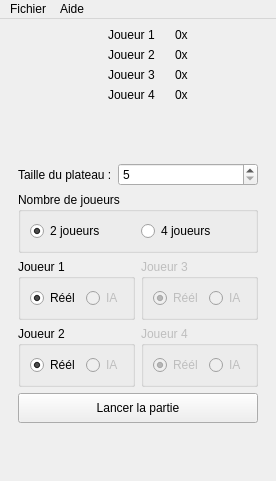
<?xml version="1.0" encoding="UTF-8"?>
<ui version="4.0">
 <class>Quoridor</class>
 <widget class="QMainWindow" name="Quoridor">
  <property name="geometry">
   <rect>
    <x>0</x>
    <y>0</y>
    <width>274</width>
    <height>481</height>
   </rect>
  </property>
  <property name="windowTitle">
   <string>Quoridor by J. Keenens</string>
  </property>
  <widget class="QWidget" name="baseWidget">
   <layout class="QVBoxLayout" name="verticalLayout_2">
    <item>
     <widget class="QWidget" name="gameWidget" native="true">
      <property name="enabled">
       <bool>true</bool>
      </property>
      <layout class="QHBoxLayout" name="gameLayout">
       <property name="leftMargin">
        <number>0</number>
       </property>
       <property name="topMargin">
        <number>0</number>
       </property>
       <property name="rightMargin">
        <number>0</number>
       </property>
       <property name="bottomMargin">
        <number>0</number>
       </property>
       <item>
        <widget class="QWidget" name="gameGraphics" native="true">
         <layout class="QVBoxLayout" name="gameGraphicsLayout">
          <property name="leftMargin">
           <number>0</number>
          </property>
          <property name="topMargin">
           <number>0</number>
          </property>
          <property name="rightMargin">
           <number>0</number>
          </property>
          <property name="bottomMargin">
           <number>0</number>
          </property>
         </layout>
        </widget>
       </item>
       <item>
        <layout class="QVBoxLayout" name="verticalLayout_5">
         <item>
          <widget class="QWidget" name="gridWidgetPlayers1_2" native="true">
           <layout class="QGridLayout" name="gridLayout_2">
            <property name="leftMargin">
             <number>0</number>
            </property>
            <property name="topMargin">
             <number>0</number>
            </property>
            <property name="rightMargin">
             <number>0</number>
            </property>
            <property name="bottomMargin">
             <number>0</number>
            </property>
            <item row="1" column="1">
             <layout class="QHBoxLayout" name="horizontalLayout">
              <item>
               <widget class="QLabel" name="player1Pawn">
                <property name="minimumSize">
                 <size>
                  <width>25</width>
                  <height>0</height>
                 </size>
                </property>
                <property name="maximumSize">
                 <size>
                  <width>25</width>
                  <height>16777215</height>
                 </size>
                </property>
                <property name="text">
                 <string/>
                </property>
                <property name="pixmap">
                 <pixmap>../build-Quoridor-Desktop_Qt_5_5_1_MinGW_32bit-Debug/res/pawn-blue-24.png</pixmap>
                </property>
               </widget>
              </item>
              <item>
               <widget class="QLabel" name="player1Name">
                <property name="minimumSize">
                 <size>
                  <width>60</width>
                  <height>0</height>
                 </size>
                </property>
                <property name="text">
                 <string>Joueur 1</string>
                </property>
               </widget>
              </item>
             </layout>
            </item>
            <item row="1" column="2">
             <layout class="QHBoxLayout" name="horizontalLayout_3">
              <item>
               <widget class="QLabel" name="player1NbWalls">
                <property name="text">
                 <string>0x</string>
                </property>
               </widget>
              </item>
              <item>
               <widget class="QLabel" name="player1WallIcon">
                <property name="text">
                 <string/>
                </property>
                <property name="pixmap">
                 <pixmap>../build-Quoridor-Desktop_Qt_5_5_1_MinGW_32bit-Debug/res/wall.png</pixmap>
                </property>
               </widget>
              </item>
             </layout>
            </item>
            <item row="1" column="0">
             <widget class="QLabel" name="player1ActualIcon">
              <property name="minimumSize">
               <size>
                <width>24</width>
                <height>0</height>
               </size>
              </property>
              <property name="maximumSize">
               <size>
                <width>24</width>
                <height>16777215</height>
               </size>
              </property>
              <property name="text">
               <string/>
              </property>
              <property name="pixmap">
               <pixmap>../build-Quoridor-Desktop_Qt_5_5_1_MinGW_32bit-Debug/res/caret.png</pixmap>
              </property>
             </widget>
            </item>
            <item row="2" column="0">
             <widget class="QLabel" name="player2ActualIcon">
              <property name="minimumSize">
               <size>
                <width>24</width>
                <height>0</height>
               </size>
              </property>
              <property name="maximumSize">
               <size>
                <width>24</width>
                <height>16777215</height>
               </size>
              </property>
              <property name="text">
               <string/>
              </property>
              <property name="pixmap">
               <pixmap>../build-Quoridor-Desktop_Qt_5_5_1_MinGW_32bit-Debug/res/caret.png</pixmap>
              </property>
             </widget>
            </item>
            <item row="2" column="1">
             <layout class="QHBoxLayout" name="horizontalLayout_4">
              <item>
               <widget class="QLabel" name="player2Pawn">
                <property name="minimumSize">
                 <size>
                  <width>25</width>
                  <height>0</height>
                 </size>
                </property>
                <property name="maximumSize">
                 <size>
                  <width>25</width>
                  <height>16777215</height>
                 </size>
                </property>
                <property name="text">
                 <string/>
                </property>
                <property name="pixmap">
                 <pixmap>../build-Quoridor-Desktop_Qt_5_5_1_MinGW_32bit-Debug/res/pawn-red-24.png</pixmap>
                </property>
               </widget>
              </item>
              <item>
               <widget class="QLabel" name="player2Name">
                <property name="minimumSize">
                 <size>
                  <width>60</width>
                  <height>0</height>
                 </size>
                </property>
                <property name="text">
                 <string>Joueur 2</string>
                </property>
               </widget>
              </item>
             </layout>
            </item>
            <item row="2" column="2">
             <layout class="QHBoxLayout" name="horizontalLayout_6">
              <item>
               <widget class="QLabel" name="player2NbWalls">
                <property name="text">
                 <string>0x</string>
                </property>
               </widget>
              </item>
              <item>
               <widget class="QLabel" name="player2WallIcon">
                <property name="text">
                 <string/>
                </property>
                <property name="pixmap">
                 <pixmap>../build-Quoridor-Desktop_Qt_5_5_1_MinGW_32bit-Debug/res/wall.png</pixmap>
                </property>
               </widget>
              </item>
             </layout>
            </item>
           </layout>
          </widget>
         </item>
         <item>
          <widget class="QWidget" name="gridWidgetPlayers3_4" native="true">
           <property name="minimumSize">
            <size>
             <width>220</width>
             <height>0</height>
            </size>
           </property>
           <property name="maximumSize">
            <size>
             <width>220</width>
             <height>16777215</height>
            </size>
           </property>
           <layout class="QGridLayout" name="gridLayout" columnminimumwidth="0,0,0">
            <property name="leftMargin">
             <number>0</number>
            </property>
            <property name="topMargin">
             <number>0</number>
            </property>
            <property name="rightMargin">
             <number>0</number>
            </property>
            <property name="bottomMargin">
             <number>0</number>
            </property>
            <item row="5" column="0">
             <widget class="QLabel" name="player4ActualIcon">
              <property name="minimumSize">
               <size>
                <width>24</width>
                <height>0</height>
               </size>
              </property>
              <property name="maximumSize">
               <size>
                <width>24</width>
                <height>16777215</height>
               </size>
              </property>
              <property name="text">
               <string/>
              </property>
              <property name="pixmap">
               <pixmap>../build-Quoridor-Desktop_Qt_5_5_1_MinGW_32bit-Debug/res/caret.png</pixmap>
              </property>
             </widget>
            </item>
            <item row="4" column="0">
             <widget class="QLabel" name="player3ActualIcon">
              <property name="minimumSize">
               <size>
                <width>24</width>
                <height>0</height>
               </size>
              </property>
              <property name="maximumSize">
               <size>
                <width>24</width>
                <height>16777215</height>
               </size>
              </property>
              <property name="text">
               <string/>
              </property>
              <property name="pixmap">
               <pixmap>../build-Quoridor-Desktop_Qt_5_5_1_MinGW_32bit-Debug/res/caret.png</pixmap>
              </property>
             </widget>
            </item>
            <item row="4" column="1">
             <layout class="QHBoxLayout" name="horizontalLayout_7">
              <item>
               <widget class="QLabel" name="player3Pawn">
                <property name="minimumSize">
                 <size>
                  <width>25</width>
                  <height>0</height>
                 </size>
                </property>
                <property name="maximumSize">
                 <size>
                  <width>25</width>
                  <height>16777215</height>
                 </size>
                </property>
                <property name="text">
                 <string/>
                </property>
                <property name="pixmap">
                 <pixmap>../build-Quoridor-Desktop_Qt_5_5_1_MinGW_32bit-Debug/res/pawn-green-24.png</pixmap>
                </property>
               </widget>
              </item>
              <item>
               <widget class="QLabel" name="player3Name">
                <property name="minimumSize">
                 <size>
                  <width>60</width>
                  <height>0</height>
                 </size>
                </property>
                <property name="text">
                 <string>Joueur 3</string>
                </property>
               </widget>
              </item>
             </layout>
            </item>
            <item row="4" column="2">
             <layout class="QHBoxLayout" name="horizontalLayout_11">
              <item>
               <widget class="QLabel" name="player3NbWalls">
                <property name="text">
                 <string>0x</string>
                </property>
               </widget>
              </item>
              <item>
               <widget class="QLabel" name="player3WallIcon">
                <property name="text">
                 <string/>
                </property>
                <property name="pixmap">
                 <pixmap>../build-Quoridor-Desktop_Qt_5_5_1_MinGW_32bit-Debug/res/wall.png</pixmap>
                </property>
               </widget>
              </item>
             </layout>
            </item>
            <item row="5" column="1">
             <layout class="QHBoxLayout" name="horizontalLayout_12">
              <item>
               <widget class="QLabel" name="player4Pawn">
                <property name="minimumSize">
                 <size>
                  <width>25</width>
                  <height>0</height>
                 </size>
                </property>
                <property name="maximumSize">
                 <size>
                  <width>25</width>
                  <height>16777215</height>
                 </size>
                </property>
                <property name="text">
                 <string/>
                </property>
                <property name="pixmap">
                 <pixmap>../build-Quoridor-Desktop_Qt_5_5_1_MinGW_32bit-Debug/res/pawn-yellow-24.png</pixmap>
                </property>
               </widget>
              </item>
              <item>
               <widget class="QLabel" name="player4Name">
                <property name="minimumSize">
                 <size>
                  <width>60</width>
                  <height>0</height>
                 </size>
                </property>
                <property name="text">
                 <string>Joueur 4</string>
                </property>
               </widget>
              </item>
             </layout>
            </item>
            <item row="5" column="2">
             <layout class="QHBoxLayout" name="horizontalLayout_13">
              <item>
               <widget class="QLabel" name="player4NbWalls">
                <property name="text">
                 <string>0x</string>
                </property>
               </widget>
              </item>
              <item>
               <widget class="QLabel" name="player4WallIcon">
                <property name="text">
                 <string/>
                </property>
                <property name="pixmap">
                 <pixmap>../build-Quoridor-Desktop_Qt_5_5_1_MinGW_32bit-Debug/res/wall.png</pixmap>
                </property>
               </widget>
              </item>
             </layout>
            </item>
           </layout>
          </widget>
         </item>
         <item>
          <spacer name="verticalSpacer_2">
           <property name="orientation">
            <enum>Qt::Vertical</enum>
           </property>
           <property name="sizeHint" stdset="0">
            <size>
             <width>20</width>
             <height>40</height>
            </size>
           </property>
          </spacer>
         </item>
        </layout>
       </item>
      </layout>
     </widget>
    </item>
    <item>
     <widget class="QWidget" name="mainMenuWidget" native="true">
      <layout class="QVBoxLayout" name="verticalLayout">
       <item>
        <layout class="QVBoxLayout" name="mainMenuLayout">
         <item>
          <layout class="QFormLayout" name="boardSizeLayout">
           <item row="0" column="0">
            <widget class="QLabel" name="boardSizeLabel">
             <property name="text">
              <string>Taille du plateau :</string>
             </property>
            </widget>
           </item>
           <item row="0" column="1">
            <widget class="QSpinBox" name="boardSizeInput">
             <property name="minimum">
              <number>5</number>
             </property>
             <property name="maximum">
              <number>19</number>
             </property>
             <property name="singleStep">
              <number>2</number>
             </property>
            </widget>
           </item>
          </layout>
         </item>
         <item>
          <widget class="QGroupBox" name="nbPlayersGroupBox">
           <property name="title">
            <string>Nombre de joueurs</string>
           </property>
           <layout class="QHBoxLayout" name="horizontalLayout_2">
            <item>
             <widget class="QRadioButton" name="players2RadioButton">
              <property name="text">
               <string>2 joueurs</string>
              </property>
              <property name="checked">
               <bool>true</bool>
              </property>
             </widget>
            </item>
            <item>
             <widget class="QRadioButton" name="players4RadioButton">
              <property name="text">
               <string>4 joueurs</string>
              </property>
             </widget>
            </item>
           </layout>
          </widget>
         </item>
         <item>
          <layout class="QHBoxLayout" name="typePlayersLayout">
           <item>
            <layout class="QVBoxLayout" name="verticalLayout_4">
             <item>
              <widget class="QGroupBox" name="groupBox_3">
               <property name="title">
                <string>Joueur 1</string>
               </property>
               <layout class="QHBoxLayout" name="horizontalLayout_5">
                <item>
                 <widget class="QRadioButton" name="player1RealRadioButton">
                  <property name="text">
                   <string>Réél</string>
                  </property>
                  <property name="checked">
                   <bool>true</bool>
                  </property>
                 </widget>
                </item>
                <item>
                 <widget class="QRadioButton" name="player1IARadioButton">
                  <property name="enabled">
                   <bool>false</bool>
                  </property>
                  <property name="text">
                   <string>IA</string>
                  </property>
                 </widget>
                </item>
               </layout>
              </widget>
             </item>
             <item>
              <widget class="QGroupBox" name="groupBox_4">
               <property name="title">
                <string>Joueur 2</string>
               </property>
               <layout class="QHBoxLayout" name="horizontalLayout_10">
                <item>
                 <widget class="QRadioButton" name="player2RealRadioButton">
                  <property name="text">
                   <string>Réél</string>
                  </property>
                  <property name="checked">
                   <bool>true</bool>
                  </property>
                 </widget>
                </item>
                <item>
                 <widget class="QRadioButton" name="player2IARadioButton">
                  <property name="enabled">
                   <bool>false</bool>
                  </property>
                  <property name="text">
                   <string>IA</string>
                  </property>
                 </widget>
                </item>
               </layout>
              </widget>
             </item>
            </layout>
           </item>
           <item>
            <layout class="QVBoxLayout" name="verticalLayout_3">
             <item>
              <widget class="QGroupBox" name="player3GroupBox">
               <property name="enabled">
                <bool>false</bool>
               </property>
               <property name="title">
                <string>Joueur 3</string>
               </property>
               <layout class="QHBoxLayout" name="horizontalLayout_9">
                <item>
                 <widget class="QRadioButton" name="player3RealRadioButton">
                  <property name="text">
                   <string>Réél</string>
                  </property>
                  <property name="checked">
                   <bool>true</bool>
                  </property>
                 </widget>
                </item>
                <item>
                 <widget class="QRadioButton" name="player3IARadioButton">
                  <property name="enabled">
                   <bool>false</bool>
                  </property>
                  <property name="text">
                   <string>IA</string>
                  </property>
                 </widget>
                </item>
               </layout>
              </widget>
             </item>
             <item>
              <widget class="QGroupBox" name="player4GroupBox">
               <property name="enabled">
                <bool>false</bool>
               </property>
               <property name="title">
                <string>Joueur 4</string>
               </property>
               <layout class="QHBoxLayout" name="horizontalLayout_8">
                <item>
                 <widget class="QRadioButton" name="player4RealRadioButton">
                  <property name="text">
                   <string>Réél</string>
                  </property>
                  <property name="checked">
                   <bool>true</bool>
                  </property>
                 </widget>
                </item>
                <item>
                 <widget class="QRadioButton" name="player4IARadioButton">
                  <property name="enabled">
                   <bool>false</bool>
                  </property>
                  <property name="text">
                   <string>IA</string>
                  </property>
                 </widget>
                </item>
               </layout>
              </widget>
             </item>
            </layout>
           </item>
          </layout>
         </item>
         <item>
          <widget class="QPushButton" name="launchGameButton">
           <property name="minimumSize">
            <size>
             <width>0</width>
             <height>30</height>
            </size>
           </property>
           <property name="text">
            <string>Lancer la partie</string>
           </property>
          </widget>
         </item>
         <item>
          <spacer name="verticalSpacer">
           <property name="orientation">
            <enum>Qt::Vertical</enum>
           </property>
           <property name="sizeHint" stdset="0">
            <size>
             <width>20</width>
             <height>40</height>
            </size>
           </property>
          </spacer>
         </item>
        </layout>
       </item>
      </layout>
     </widget>
    </item>
   </layout>
  </widget>
  <widget class="QMenuBar" name="menubar">
   <property name="geometry">
    <rect>
     <x>0</x>
     <y>0</y>
     <width>274</width>
     <height>20</height>
    </rect>
   </property>
   <widget class="QMenu" name="menuFichier">
    <property name="title">
     <string>Fichier</string>
    </property>
    <addaction name="actionNouvelle_partie"/>
    <addaction name="actionQuitter"/>
   </widget>
   <widget class="QMenu" name="menuAide">
    <property name="title">
     <string>Aide</string>
    </property>
    <addaction name="actionComment_jouer"/>
    <addaction name="actionA_propos"/>
   </widget>
   <addaction name="menuFichier"/>
   <addaction name="menuAide"/>
  </widget>
  <action name="actionNouvelle_partie">
   <property name="text">
    <string>Nouvelle partie</string>
   </property>
  </action>
  <action name="actionQuitter">
   <property name="text">
    <string>Quitter</string>
   </property>
  </action>
  <action name="actionA_propos">
   <property name="text">
    <string>A propos</string>
   </property>
  </action>
  <action name="actionComment_jouer">
   <property name="text">
    <string>Comment jouer ?</string>
   </property>
  </action>
 </widget>
 <resources/>
 <connections>
  <connection>
   <sender>players4RadioButton</sender>
   <signal>toggled(bool)</signal>
   <receiver>player3GroupBox</receiver>
   <slot>setEnabled(bool)</slot>
   <hints>
    <hint type="sourcelabel">
     <x>261</x>
     <y>99</y>
    </hint>
    <hint type="destinationlabel">
     <x>267</x>
     <y>158</y>
    </hint>
   </hints>
  </connection>
  <connection>
   <sender>players2RadioButton</sender>
   <signal>toggled(bool)</signal>
   <receiver>player3GroupBox</receiver>
   <slot>setDisabled(bool)</slot>
   <hints>
    <hint type="sourcelabel">
     <x>99</x>
     <y>99</y>
    </hint>
    <hint type="destinationlabel">
     <x>267</x>
     <y>158</y>
    </hint>
   </hints>
  </connection>
  <connection>
   <sender>players4RadioButton</sender>
   <signal>toggled(bool)</signal>
   <receiver>player4GroupBox</receiver>
   <slot>setEnabled(bool)</slot>
   <hints>
    <hint type="sourcelabel">
     <x>261</x>
     <y>99</y>
    </hint>
    <hint type="destinationlabel">
     <x>267</x>
     <y>224</y>
    </hint>
   </hints>
  </connection>
  <connection>
   <sender>players2RadioButton</sender>
   <signal>toggled(bool)</signal>
   <receiver>player4GroupBox</receiver>
   <slot>setDisabled(bool)</slot>
   <hints>
    <hint type="sourcelabel">
     <x>99</x>
     <y>99</y>
    </hint>
    <hint type="destinationlabel">
     <x>267</x>
     <y>224</y>
    </hint>
   </hints>
  </connection>
 </connections>
</ui>
